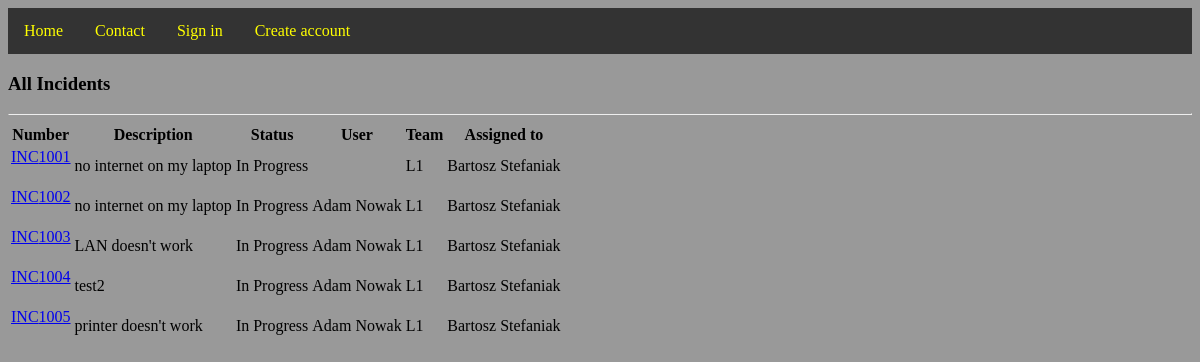
/all_tickets/, run on an earlier commit of the app's database.
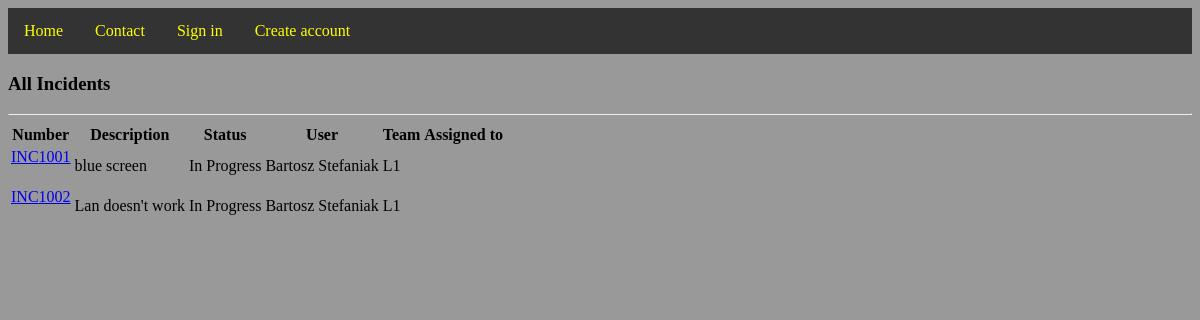
And on a later commit of the database.
### ticket_app/models.py (models this page shows)
class Ticket(models.Model):
    User = models.ForeignKey(User, null=True, on_delete=models.CASCADE)
    number = models.IntegerField('number')
    description = models.CharField('description', max_length=1000)
    serial_number_or_client_name = models.CharField('serial_number', max_length=1000)
    type = models.CharField('type', choices=CHOICES, max_length=120)
    SLA = models.IntegerField('SLA')
    assigned_to = models.CharField('assigned_to', max_length=20)
    team = models.CharField('support_team', max_length=120)
    status = models.CharField('status', max_length=120)
    comments = models.JSONField('comments', max_length=1000)

### ticket_app/views.py (the view)
# urls.py: path('all_tickets/', views.all_tickets),
def all_tickets(request):
    title = "tickets"
    tickets = Ticket.objects.all()
    num = []
    for ticket in tickets:
        num.append(ticket)
    return render(request, 'All_tickets.html', {'title': title, 'num': num})

### ticket_app/templates/ticket_app/All_tickets.html (shortened to what this page needs)
{% extends "base.html" %}
{% block content %}
<h3>All Incidents</h3>
<hr>
<table id="table1">
  <tr>
    <th>Number</th>
    <th>Description</th>
          <th>Status</th>
      <th>User</th>
      <th>Team</th>
      <th>Assigned to</th>
{% for field in num %}
<tr>
    <td>
<a href="incident_agent/{{ field.number }}" >INC{{ field.number }}</a> <br></br>
    </td>
    <td>
        {{ field.description }}
    </td>
    <td>{{field.status }}</td>
    <td>{{field.User.first_name }} {{field.User.last_name }}</td>
    <td>{{field.team }}</td>
        <td>{{field.assigned_to }}</td>
</tr>
{% endfor %}
</table>
{% endblock content %}

### ticket_app/templates/ticket_app/base.html (shortened to what this page needs)
<!DOCTYPE html>
<html lang="en">
{% load static %}
<head>
     <link href="{% static 'main.css' %}" rel="stylesheet" type="text/css">
</head>
<body>
 <ul>
     {% if user.is_authenticated %}
     {% if request.COOKIES.Agent %}
     <li><a href="/">Home</a></li>
  <li><a href="/contact">Contact</a></li>
     <li><a href="/create_ticket" >Create Ticket</a></li>
     <li><a href="/mytickets" >My Tickets </a></li>
     <li><a href="/orders" >All orders </a></li>
          <li><a href="/all_tickets" >All Tickets </a></li>
     <li><a href="/signout" >Sign Out</a></li>
      {% else %}
     <li><a href="/">Home</a></li>
  <li><a href="/contact">Contact</a></li>
     <li><a href="/create_ticket" >Create Ticket</a></li>
     <li><a href="/order" >Order something</a></li>
     <li><a href="/mytickets" >My Tickets </a></li>
     <li><a href="/my_orders" >My orders </a></li>
     <li><a href="/signout" >Sign Out</a></li>
     {% endif  %}
      {% else %}
  <li><a href="/">Home</a></li>
  <li><a href="/contact">Contact</a></li>
  <li><a href="/login" >Sign in</a></li>
     <li><a href="/register" >Create account</a></li>
     {% endif  %}
</ul>
 <section id="main">
       {% block content %}{% endblock content %}
</body>
</html>

### ticket_app/static/main.css (style rules this page uses)
body { background-color: #999; }
ul { list-style-type: none; margin: 0; padding: 0; overflow: hidden; background-color: #333; }
li { float: left; }
li a { display: block; color: yellow; text-align: center; padding: 14px 16px; text-decoration: none; }

What changed in the data, as far as the page shows it:
removed Ticket: number "1003", description "LAN doesn't work", status "In Progress", User.first_name "Adam", User.last_name "Nowak", team "L1", assigned_to "Bartosz Stefaniak"
removed Ticket: number "1004", description "test2", status "In Progress", User.first_name "Adam", User.last_name "Nowak", team "L1", assigned_to "Bartosz Stefaniak"
removed Ticket: number "1005", description "printer doesn't work", status "In Progress", User.first_name "Adam", User.last_name "Nowak", team "L1", assigned_to "Bartosz Stefaniak"
changed Ticket: description "no internet on my laptop" → "blue screen"; User.first_name (not shown) → "Bartosz"; User.last_name (not shown) → "Stefaniak"; assigned_to "Bartosz Stefaniak" → (not shown)
changed Ticket: description "no internet on my laptop" → "Lan doesn't work"; User.first_name "Adam" → "Bartosz"; User.last_name "Nowak" → "Stefaniak"; assigned_to "Bartosz Stefaniak" → (not shown)
